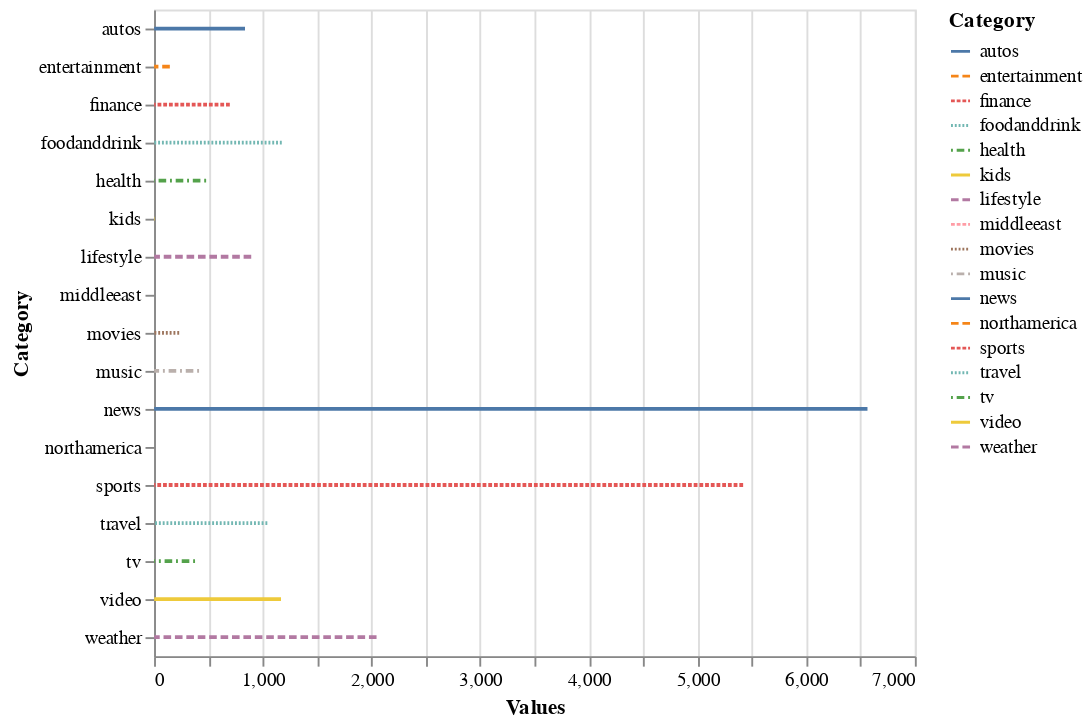

Write notebook code for a chart like this one.
### Code cell
line = alt.Chart(cate_count_df).mark_line().encode(
    x='Values',
    y='Category:N',
    color='Category',
    strokeDash='Category',
)

line

### Figure 1 — Vega-Lite specification as saved in the notebook (floating-point values rounded to 4 significant figures; data arrays with more than 128 entries replaced by an {"elided": "..."} marker saying what was removed)
{"config": {"view": {"continuousWidth": 400, "continuousHeight": 300}}, "data": {"name": "data-7cec4d7c0a8e047af2273d5672be696f"}, "mark": "line", "encoding": {"color": {"type": "nominal", "field": "Category"}, "strokeDash": {"type": "nominal", "field": "Category"}, "x": {"type": "quantitative", "field": "Values"}, "y": {"type": "nominal", "field": "Category"}}, "$schema": "https://vega.github.io/schema/vega-lite/v4.8.1.json", "datasets": {"data-7cec4d7c0a8e047af2273d5672be696f": {"elided": "283 records"}}}
